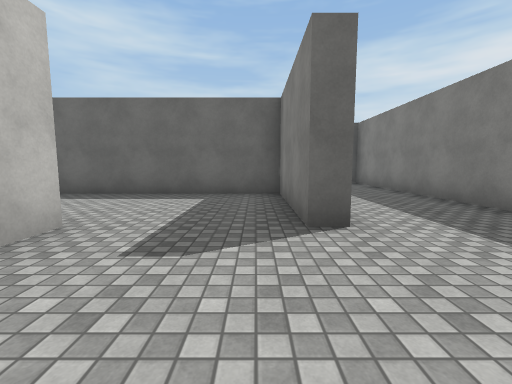
[1] (above)

24 first-person views from a walk through a scene from a Unity 3-D project. The camera is 1.3 m above the floor, tilts 6° down and sees 90° across. The floor is counted in squares, 2 m on a side. Each view is taken from the middle of a square. On the plan, view 1 faces up. The plan holds only what a view shows up to about 9 squares ahead; the rest is blank. The place goes on beyond the plan. The player is left out. Surface patterns are stand-ins for the level's own textures.

[2]
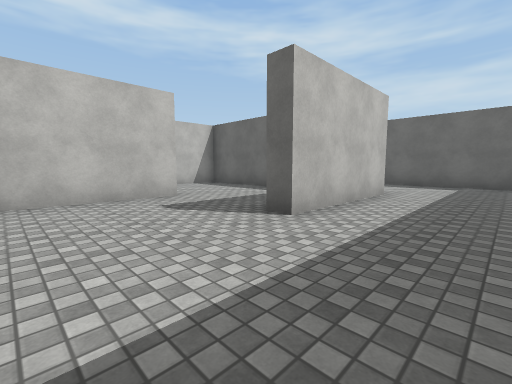

[3]
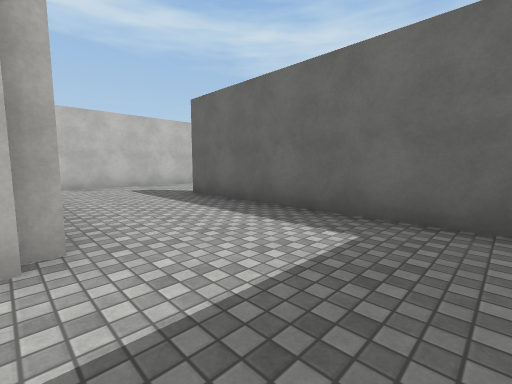

[4]
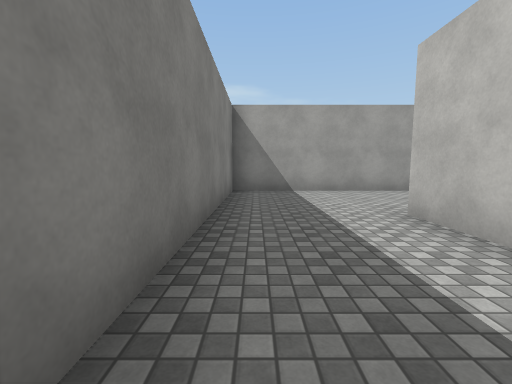

[5]
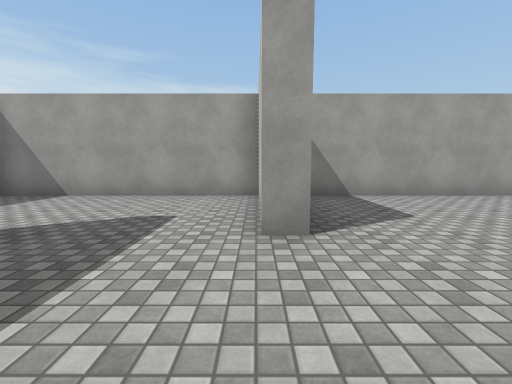

[6]
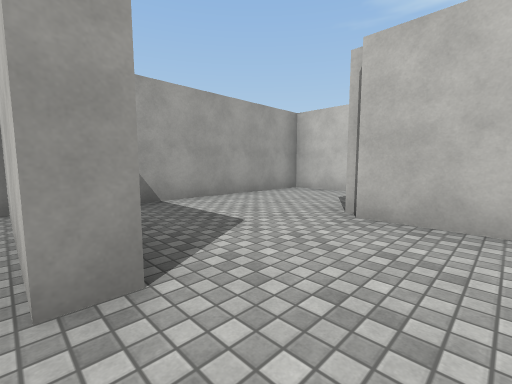

[7]
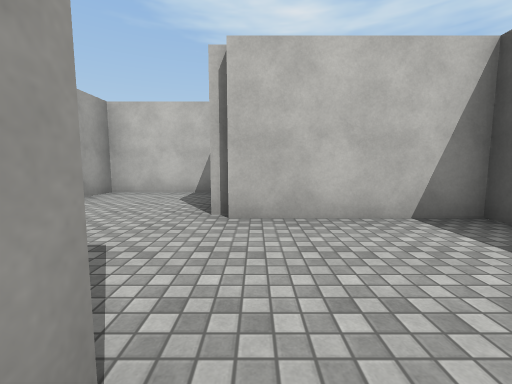

[8]
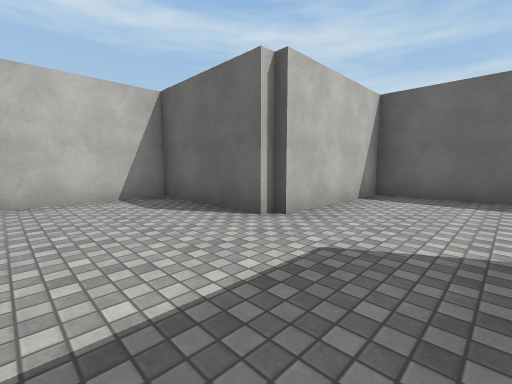

[9]
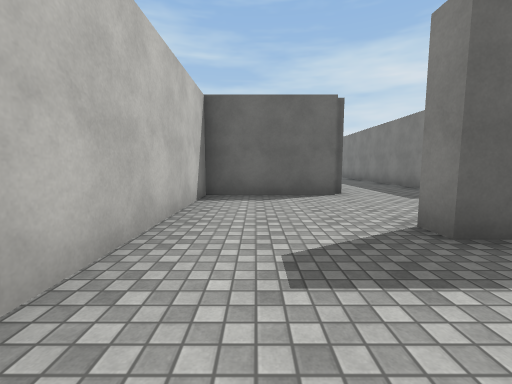

[10]
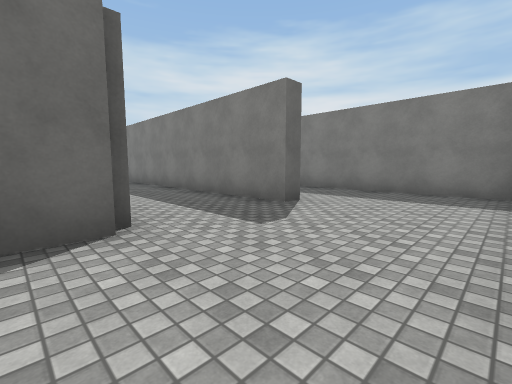

[11]
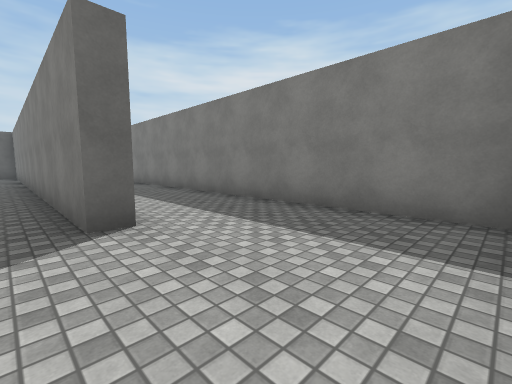

[12]
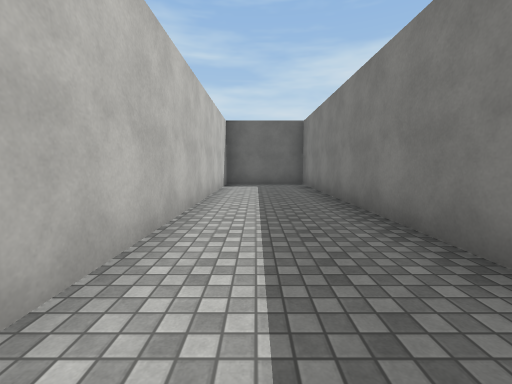

[13]
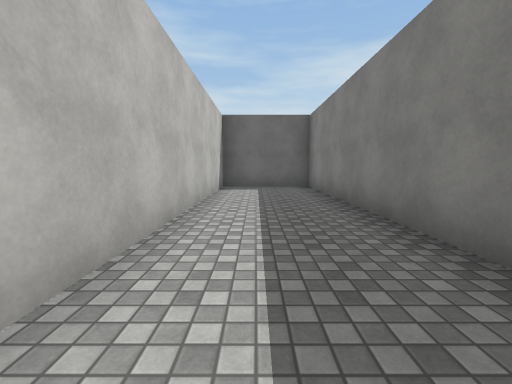

[14]
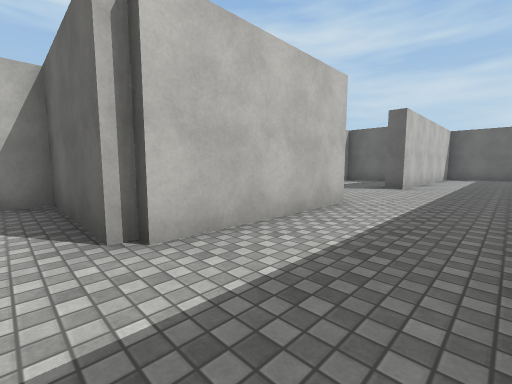

[15]
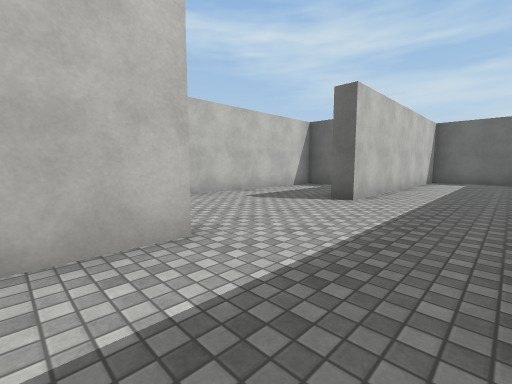

[16]
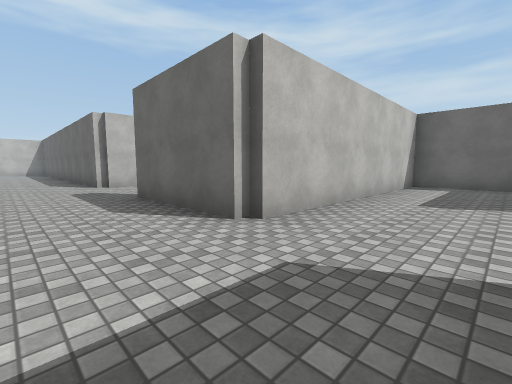

[17]
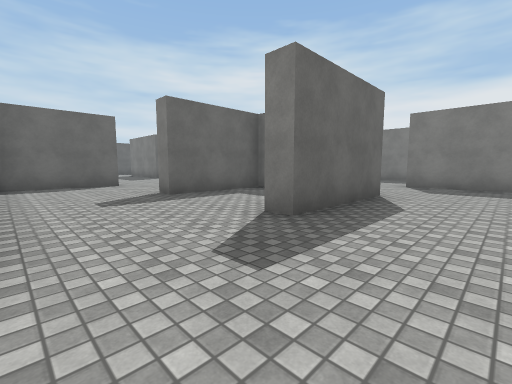

[18]
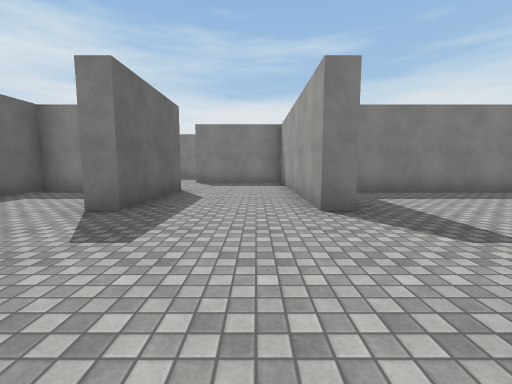

[19]
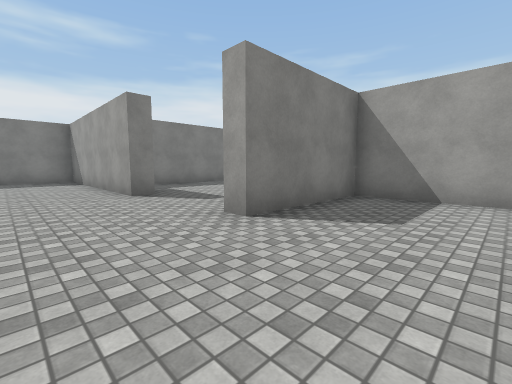

[20]
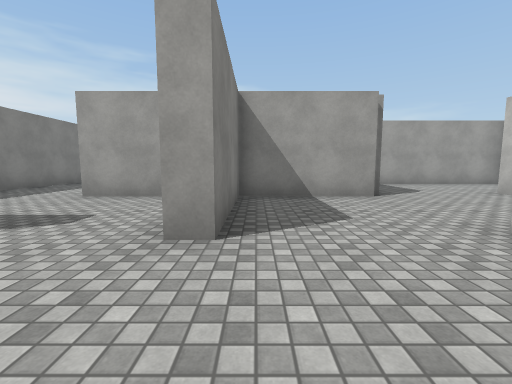

[21]
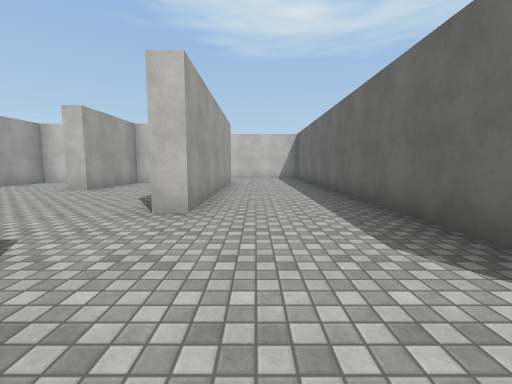

[22]
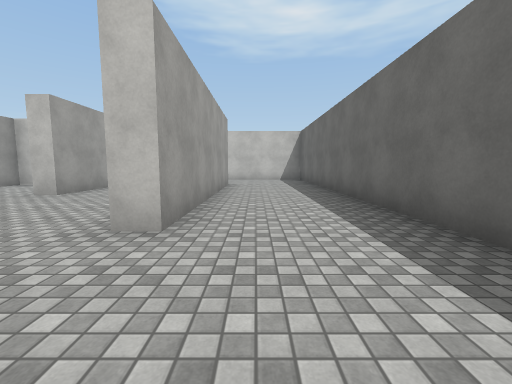

[23]
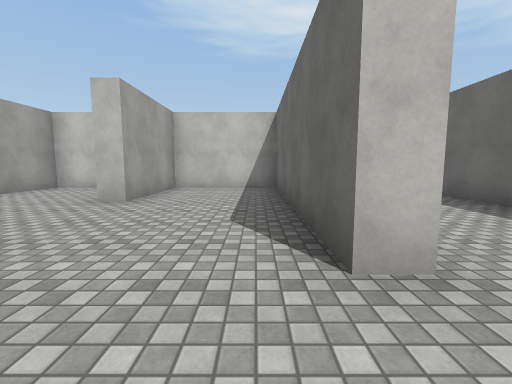

[24]
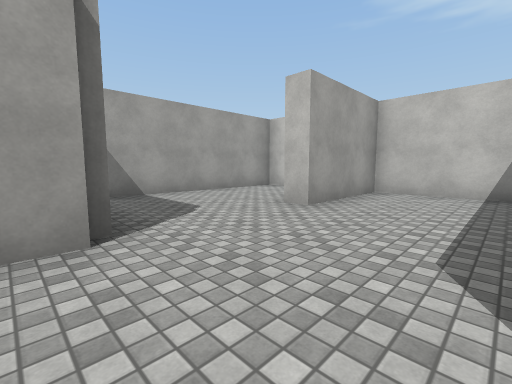

### Floor plan
Points are (right, up) in squares from view 1. A wall is a line through its corners. A room is listed if a view was taken in it or the views show most of it. See-through windows are left out.
Room 1 (views 1, 2, 3, 4, 5, 6, 7, 8, 9)
walls: (-2.6, 2.7) (-2, 2.7) (-2, -0.5); (1, 6.1) (1, 2.7) (0.6, 2.7) (0.6, 5.8) (-5.1, 5.8) (-5.1, 2.4) (-8.1, 2.4) (-8.1, -0.5) (3.6, -0.5) (3.6, 9); (3.1, 9.2) (-2.3, 9.2) (-2.3, 9.8); (-5.1, 9.4) (-5.1, 7)
ways out: opening at (-3.5, 9) to room 2
Room 2 (views 10, 11, 12, 13, 14, 15)
walls: (1, 12.8) (0.6, 12.8) (0.6, 16.5); (-2, 16.2) (-2, 12.6) (-5.1, 12.6) (-5.1, 9.4); (3.6, 9.9) (3.6, 22.7) (1, 22.7) (1, 14.9)
ways out: opening at (-3.5, 9) to room 1; opening at (-0.5, 17) to room 3
Room 3 (views 16, 17, 21)
walls: (-8.4, 12.5) (-8.4, 13.1) (-3.1, 13.1); (-5.6, 18.2) (-5.6, 19.3) (-8.4, 19.3) (-8.4, 19.9); (-2.5, 13.6) (-2.5, 16.2); (-11.6, 12.8) (-11.1, 12.8); (-11.2, 17) (-11.2, 16); (-10.1, 9.7) (-8.4, 9.7); (0.6, 16.5) (0.6, 22.2); (-5.6, 5.9) (-5.6, 11.5); (-8.2, 22.7) (-11.1, 22.7); (-2.9, 22.7) (-5.1, 22.7) (-5.1, 16) (-8.4, 16) (-8.4, 16.5); (-2, 25.8) (-2, 19.6) (-2.5, 19.6); (0, 26.1) (-1.8, 26.1)
ways out: opening at (-0.5, 17) to room 2; opening at (-12, 14.5) to room 4; opening at (-8.5, 21.5)
Room 4 (views 18, 19, 20, 22)
walls: (-20.4, 13.1) (-14.5, 13.1) (-14.5, 12.6); (-11.2, 16) (-20.5, 16)
ways out: opening at (-12, 14.5) to room 3; opening at (-13.5, 13) to room 5
Room 5 (views 23, 24)
walls: (-14.5, 9.7) (-11.6, 9.7) (-11.6, 12.8); (-14.5, 12.6) (-20.3, 12.6) (-20.3, 12); (-20.3, 10.1) (-20.3, 9.7) (-17.5, 9.7)
ways out: opening at (-13.5, 13) to room 4; opening at (-16.5, 9)

Positions as (right, up) in squares from view 1, and headings:
1: (0, 0), facing up
2: (3, 0), facing up-left
3: (3, 6), facing up-left
4: (3, 6), facing down
5: (-2, 5), facing down
6: (-2, 4), facing down-left
7: (-2, 3), facing left
8: (-3, 0), facing up-left
9: (-4, 7), facing up
10: (-3, 10), facing up-right
11: (0, 10), facing up-right
12: (2, 14), facing up
13: (2, 15), facing up
14: (0, 12), facing up-left
15: (0, 15), facing up-left
16: (-3, 14), facing up-left
17: (-11, 14), facing up-right
18: (-12, 14), facing right
19: (-14, 15), facing down-right
20: (-12, 15), facing down
21: (-11, 14), facing left
22: (-12, 14), facing left
23: (-13, 12), facing left
24: (-14, 12), facing down-left
